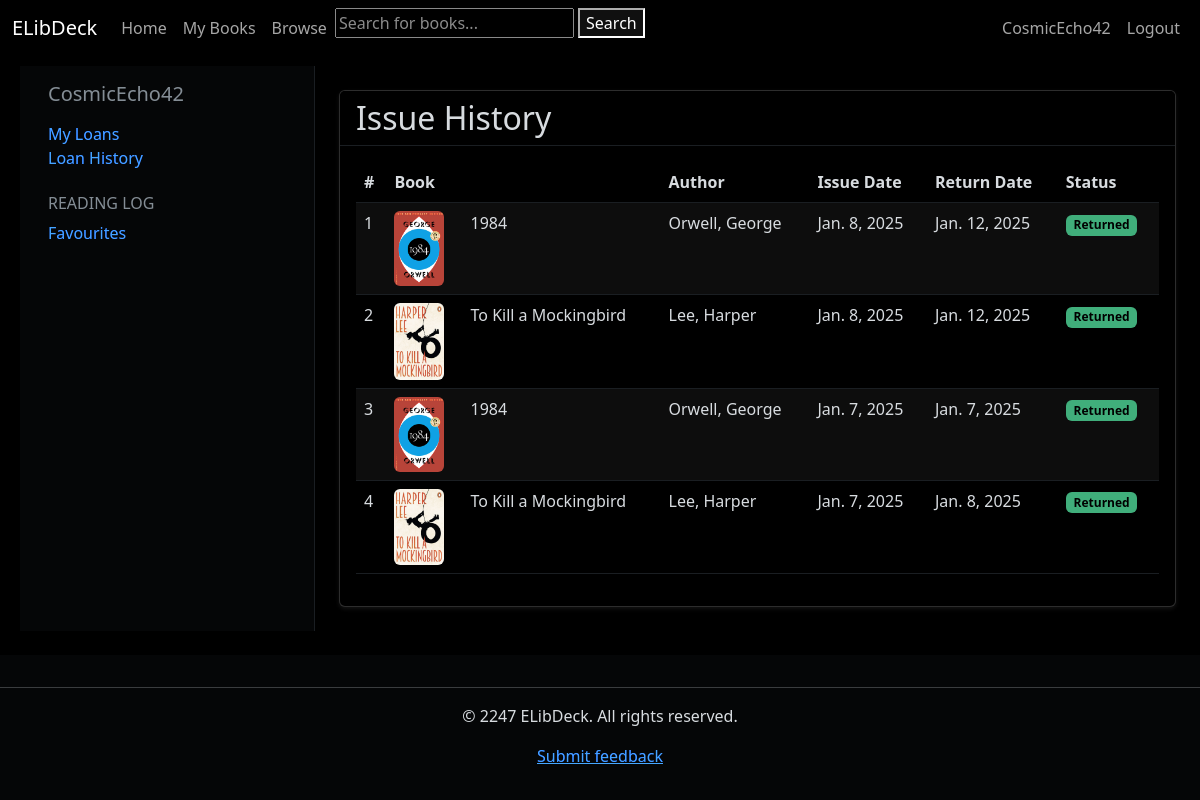
The app's page /profile/history (signed in), older data.
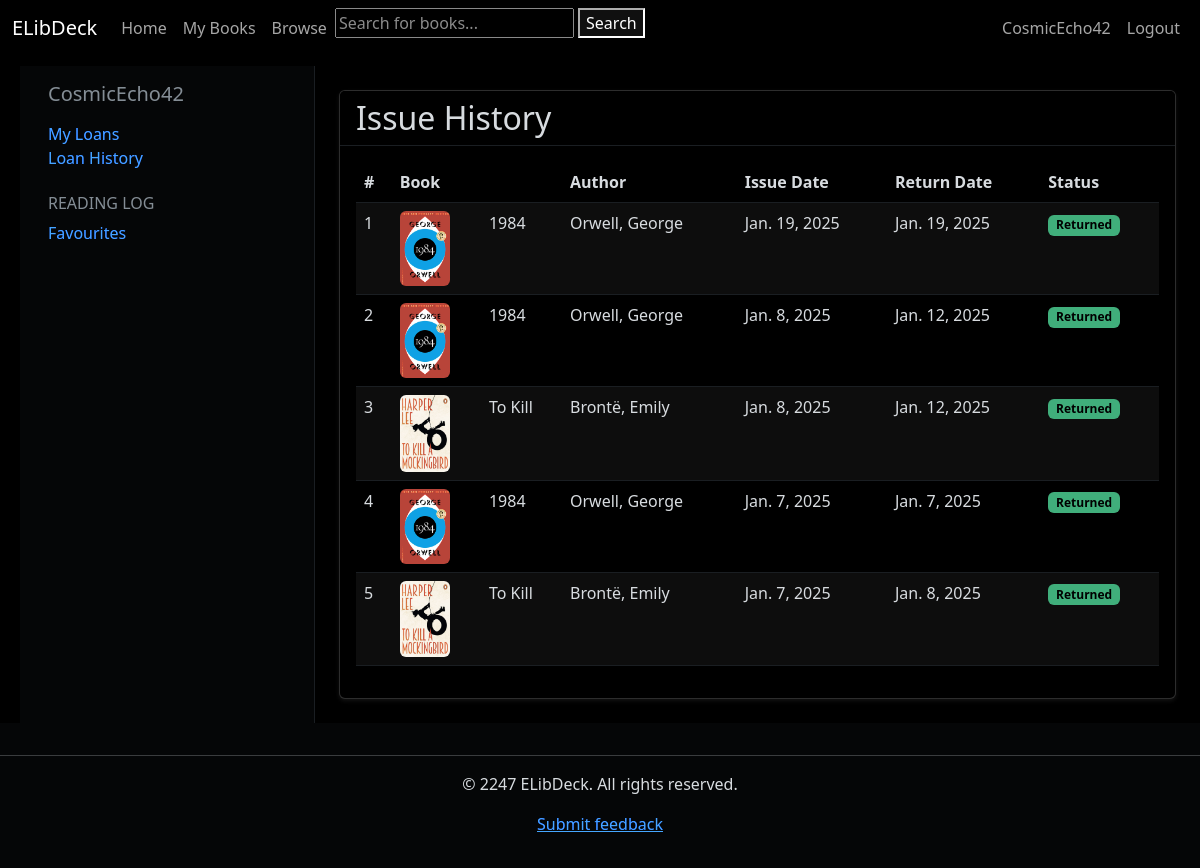
The same page, newer data.
### users/models.py (models this page shows, shortened)
class User(AbstractUser):
    is_librarian = models.BooleanField(default=False)
    psrn = models.CharField(
        max_length=255, default=uuid4, primary_key=True, editable=False, unique=True)
    room = models.CharField(max_length=10, default="No hostel.")

### books_catalog/models.py (models this page shows, shortened)
class BorrowingHistory(models.Model):
    user = models.ForeignKey(settings.AUTH_USER_MODEL, on_delete=models.CASCADE)
    bookinst = models.ForeignKey(BookInstance, on_delete=models.CASCADE, null=True, blank=True)
    borrowed_date = models.DateField(default=timezone.now)
    return_date = models.DateField(null=True, blank=True)
    @property
    def is_returned(self):
        return self.return_date is not None

class BookInstance(models.Model):
    id = models.UUIDField(primary_key=True, default=uuid.uuid4,
                          help_text="Unique ID for this particular book across whole library")
    book = models.ForeignKey('Book', on_delete=models.RESTRICT, null=True)
    imprint = models.CharField(max_length=200, blank=True, null=True)
    due_date = models.DateField(null=True, blank=True)
    borrower = models.ForeignKey(settings.AUTH_USER_MODEL, on_delete=models.SET_NULL, null=True, blank=True)
    LOAN_STATUS = (
        ('o', 'On loan'),
        ('a', 'Available'),
        ('r', 'Reserved'),
    )
    total_late_fee = models.DecimalField(max_digits=5, decimal_places=2, default=0.00)
    status = models.CharField(
        max_length=1,
        choices=LOAN_STATUS,
        blank=True,
        default='m',
        help_text='Book availability',
    )
    class Meta:
        ordering = ['due_date']
        permissions = (("can_mark_returned", "Set book as returned"),)

class Book(models.Model):
    title = models.CharField(max_length=255, blank=True, null=True, help_text='Title of book')
    author = models.ForeignKey('Author', on_delete=models.RESTRICT, null=True)
    summary = models.TextField(max_length=1000, help_text="Enter a brief description of the book.", blank=True,
                               null=True)
    isbn = models.CharField('ISBN', max_length=13, unique=True, help_text='13 character ISBN', blank=True, null=True)
    genre = models.ManyToManyField(Genre, help_text='Select a genre for this book.')
    cover_image = models.ImageField(upload_to='covers', blank=True, null=True)
    publication_date = models.IntegerField(blank=True, null=True, help_text='Year of publication')
    borrowers = models.ManyToManyField(settings.AUTH_USER_MODEL, blank=True, related_name="borrowed_books")
    class Meta:
        ordering = ['title', '-publication_date']

class Author(models.Model):
    first_name = models.CharField(max_length=100)
    last_name = models.CharField(max_length=100)
    date_of_birth = models.DateField(null=True, blank=True)
    date_of_death = models.DateField('Died', null=True, blank=True)
    class Meta:
        ordering = ['last_name', 'first_name']
    def __str__(self):
        return f'{self.last_name}, {self.first_name}'

### books_catalog/views.py (the view)
# urls.py: path('profile/history', views.issue_history, name='issue-history'),
@login_required
def issue_history(request):
    borrows = BorrowingHistory.objects.filter(user=request.user).order_by('-borrowed_date')
    return render(request, 'books_catalog/issue_history.html', {'borrows': borrows})

### books_catalog/templates/books_catalog/issue_history.html (shortened to what this page needs)
{% extends 'generic.html' %}
{% block content %}
    <div class="container-fluid">
        <div class="row">
            <div class="col-md-3 bg-light border-end">
                <div class="p-3">
                    <h5 class="text-secondary mb-3">{{ user.username }}</h5>
                    <div class="mb-4">
                        <div><a href="{% url 'books_catalog:profile-books' %}"
                                class="text-decoration-none text-primary">My Loans</a></div>
                        <div><a href="{% url 'books_catalog:issue-history' %}"
                                class="text-decoration-none text-primary">Loan History</a></div>
                    </div>
                    <div class="mb-4">
                        <h6 class="text-secondary">READING LOG</h6>
                        <div class="d-flex justify-content-between">
                            <a href="{% url 'books_catalog:favourite-list' %}"
                               class="text-decoration-none text-primary">Favourites</a>
                        </div>
                    </div>
                </div>
            </div>
            <div class="col-md-9 p-4">
                <div class="card shadow-sm">
                    <div class="card-header border-bottom d-flex justify-content-between align-items-center bg-white">
                        <h2 class="mb-0">Issue History</h2>
                    </div>
                    <div class="card-body">
                        {% if borrows.exists %}
                            <div class="table-responsive">
                                <table class="table table-striped table-hover">
                                    <thead>
                                    <tr>
                                        <th>#</th>
                                        <th>Book</th>
                                        <th></th>
                                        <th>Author</th>
                                        <th>Issue Date</th>
                                        <th>Return Date</th>
                                        <th>Status</th>
                                    </tr>
                                    </thead>
                                    <tbody>
                                    {% for borrow in borrows %}
                                        <tr>
                                            <td>{{ forloop.counter }}</td>
                                            <td>{% if borrow.bookinst.book.cover_image %}
                                                <img src="{{ borrow.bookinst.book.cover_image.url }}"
                                                     alt="{{ borrow.bookinst.book.title }}"
                                                     class="img-fluid rounded"
                                                     style="max-width: 50px;">
                                            {% else %}
                                                <div class="bg-light d-flex align-items-center justify-content-center mb-2"
                                                     style="max-width: 50px;">
                                                    <span class="text-muted">No Cover</span>
                                                </div>
                                            {% endif %}
                                            </td>
                                            <td>{{ borrow.bookinst.book.title }}</td>
                                            <td>{{ borrow.bookinst.book.author }}</td>
                                            <td>{{ borrow.borrowed_date }}</td>
                                            <td>
                                                {% if borrow.return_date %}
                                                    {{ borrow.return_date }}
                                                {% else %}
                                                    <span class="text-warning">Not returned</span>
                                                {% endif %}
                                            </td>
                                            <td>
                                                {% if borrow.is_returned %}
                                                    <span class="badge bg-success">Returned</span>
                                                {% else %}
                                                    <span class="badge bg-danger">Issued</span>
                                                {% endif %}
                                            </td>
                                        </tr>
                                    {% endfor %}
                                    </tbody>
                                </table>
                            </div>
                        {% endif %}
                    </div>
                </div>
            </div>
        </div>
    </div>
{% endblock %}

### templates/generic.html (shortened to what this page needs)
<!DOCTYPE html>
<html lang="en">
<head>
    <link href="https://cdn.jsdelivr.net/npm/bootstrap@5.3.0-alpha1/dist/css/bootstrap.min.css"
          rel="stylesheet"/>
    <link rel="stylesheet" href="https://cdn.jsdelivr.net/npm/bootstrap-icons@1.7.2/font/bootstrap-icons.css">
</head>
<body class="d-flex flex-column min-vh-100">
<nav class="navbar navbar-expand-sm">
    <div class="container-fluid">
        <a class="navbar-brand" href="{% url 'books_catalog:landing-page' %}">ELibDeck</a>
        <div class="collapse navbar-collapse" id="navbarNav">
            <ul class="navbar-nav">
                <li class="nav-item">
                    <a class="nav-link" href="{% url 'books_catalog:landing-page' %}">Home</a>
                </li>
                <li class="nav-item">
                    {% if user.is_authenticated %}
                        {% if not perms.books_catalog.can_mark_returned %}
                            <a class="nav-link" href="{% url 'books_catalog:profile-books' %}">My Books</a>
                        {% else %}
                            <a class="nav-link" href="{% url 'books_catalog:all-borrowed-books' %}">Borrowed Books</a>
                        {% endif %}
                    {% endif %}
                </li>
                <li class="nav-item">
                    <a class="nav-link" href="{% url 'books_catalog:books' %}">Browse</a>
                </li>
                <li class="nav-item">
                    <form method="get" action="{% url 'books_catalog:search' %}">
                        <input type="text" name="q" placeholder="Search for books..." value="{{ query }}">
                        <button type="submit">Search</button>
                    </form>
                </li>
            </ul>
            <ul class="navbar-nav ms-auto">
                {% if user.is_authenticated %}
                    <li class="nav-item"><a class="nav-link"
                                            href="{% url 'users:profile-page' %}">{{ user.get_username }}</a></li>
                    <li class="nav-item">
                        <a class="nav-link" href="{% url 'account_logout' %}">Logout</a>
                    </li>
                {% endif %}
            </ul>
        </div>
    </div>
</nav>
<div>
    <div style="margin-left:20px;margin-top:10px">
        {% block content %}
        {% endblock %}
    </div>
</div>
</body>
<footer class="bg-light text-center py-3 mt-auto">
    <hr>
    <p>&copy; 2247 ELibDeck. All rights reserved.</p>
    {% if not perms.books_catalog.can_mark_returned %}
        <p><a href="{% url 'books_catalog:submit-portal-feedback' %}">Submit feedback</a></p>
    {% else %}
        <p><a href="{% url 'books_catalog:view-portal-feedback' %}">View feedback</a> |
            <a href="">View all late fees</a>
        </p>
    {% endif %}
</footer>
</html>

### templates/generic.html (style rules this page uses)
html { filter: invert(1) hue-rotate(180deg); }
img, video { filter: invert(1) hue-rotate(180deg); }

Row changes from the older to the newer data that the page shows:
added BorrowingHistory: bookinst.book.cover_image (picture), bookinst.book "1984", bookinst.book.author "Orwell, George", borrowed_date "Jan. 19, 2025", return_date "Jan. 19, 2025", shows "Returned"
changed through a linked row, BorrowingHistory (number 3 of 5 on the later page): bookinst.book "To Kill a Mockingbird" → "To Kill"; bookinst.book.author "Lee, Harper" → "Brontë, Emily"
changed through a linked row, BorrowingHistory (number 5 of 5 on the later page): bookinst.book "To Kill a Mockingbird" → "To Kill"; bookinst.book.author "Lee, Harper" → "Brontë, Emily"
